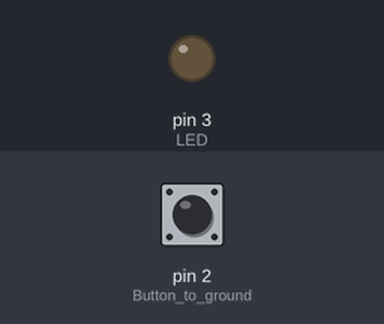
A sketch run on a simulated Arduino Uno, built with avr-gcc and run on an emulated ATmega328P. Shown: output pins drawn as LEDs (lit = HIGH). The inputs (shaded band) are chosen by the test bench; at power-on: pin 2 (Button_to_ground) HIGH.

Above: at 1.2 s.
1.3 s: pin 2 (Button_to_ground) pulled LOW for 0.15 s
Timing chart, 0 to 4.3 s (numbered marks = the images above; inputs shaded):
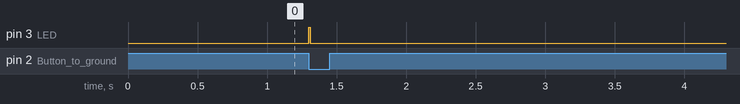

Measured:
- after the input at 1.3 s, pin 3 (LED): LOW → HIGH at once, → LOW 0.01 s later

The sketch:

sketch.ino
```cpp
void setup() {
    pinMode(3, OUTPUT);//LED
    pinMode(2, INPUT);//Button to ground
    digitalWrite(2, true);
}

int t = 10000;
bool PreButton = false;

void loop() {
    bool Button = !digitalRead(2);
    if (PreButton == false && Button == true && t > 500) t = 0;
    if (t<9) digitalWrite(3, true);
    else digitalWrite(3, false);
    if (t<10000) t++;
    PreButton = Button;
    delay(1);
}
```
